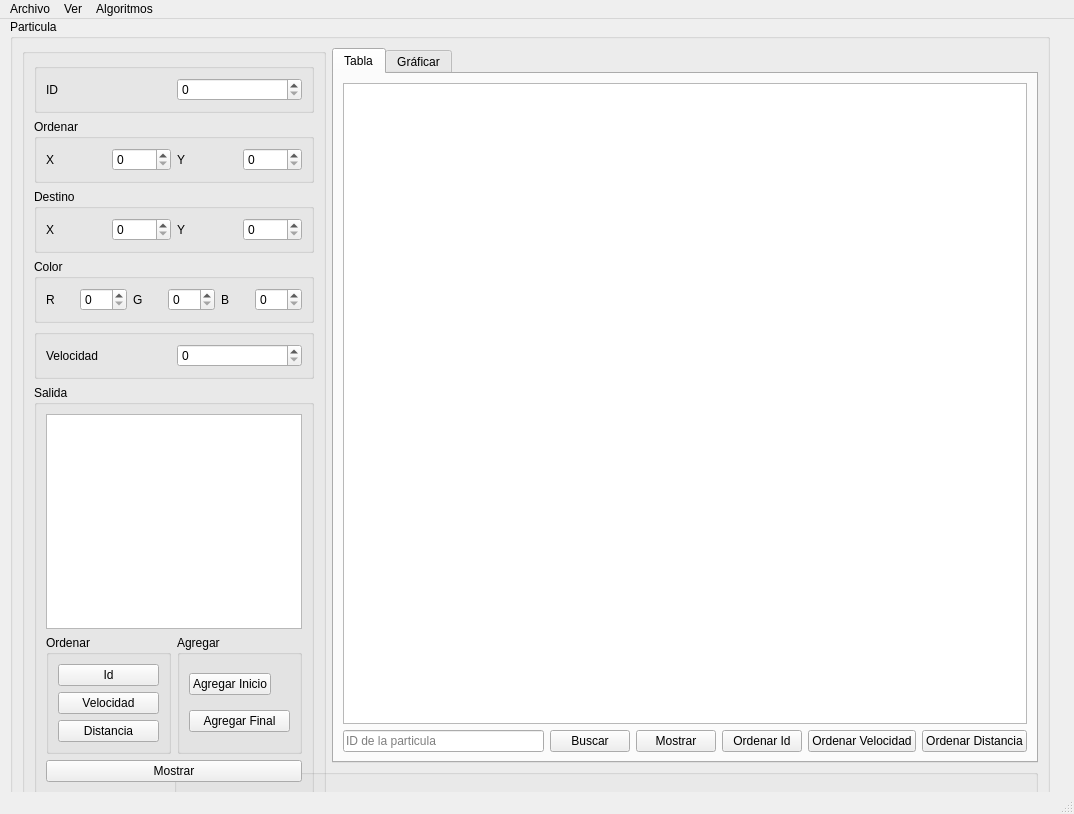
<?xml version="1.0" encoding="UTF-8"?>
<ui version="4.0">
 <class>MainWindow</class>
 <widget class="QMainWindow" name="MainWindow">
  <property name="geometry">
   <rect>
    <x>0</x>
    <y>0</y>
    <width>1074</width>
    <height>814</height>
   </rect>
  </property>
  <property name="windowTitle">
   <string>MainWindow</string>
  </property>
  <widget class="QWidget" name="centralwidget">
   <widget class="QGroupBox" name="groupBox">
    <property name="geometry">
     <rect>
      <x>10</x>
      <y>0</y>
      <width>1040</width>
      <height>799</height>
     </rect>
    </property>
    <property name="title">
     <string>Particula</string>
    </property>
    <layout class="QGridLayout" name="gridLayout_20">
     <item row="0" column="2">
      <widget class="QTabWidget" name="tabWidget">
       <property name="currentIndex">
        <number>0</number>
       </property>
       <widget class="QWidget" name="tab_4">
        <attribute name="title">
         <string>Tabla</string>
        </attribute>
        <layout class="QGridLayout" name="gridLayout_3">
         <item row="1" column="1">
          <widget class="QPushButton" name="buscar_pushButton">
           <property name="text">
            <string>Buscar</string>
           </property>
          </widget>
         </item>
         <item row="1" column="5">
          <widget class="QPushButton" name="sortDist_pushButton">
           <property name="text">
            <string>Ordenar Distancia</string>
           </property>
          </widget>
         </item>
         <item row="1" column="2">
          <widget class="QPushButton" name="mostrar_tabla_pushButton">
           <property name="text">
            <string>Mostrar</string>
           </property>
          </widget>
         </item>
         <item row="0" column="0" colspan="6">
          <widget class="QTableWidget" name="tabla"/>
         </item>
         <item row="1" column="0">
          <widget class="QLineEdit" name="id_lineEdit">
           <property name="text">
            <string/>
           </property>
           <property name="placeholderText">
            <string>ID de la particula</string>
           </property>
          </widget>
         </item>
         <item row="1" column="4">
          <widget class="QPushButton" name="sortVel_pushButton">
           <property name="text">
            <string>Ordenar Velocidad</string>
           </property>
          </widget>
         </item>
         <item row="1" column="3">
          <widget class="QPushButton" name="sortId_pushButton">
           <property name="text">
            <string>Ordenar Id</string>
           </property>
          </widget>
         </item>
        </layout>
       </widget>
       <widget class="QWidget" name="tab_7">
        <attribute name="title">
         <string>Gráficar</string>
        </attribute>
        <layout class="QGridLayout" name="gridLayout_6">
         <item row="1" column="0">
          <widget class="QPushButton" name="dibujar">
           <property name="text">
            <string>Dibujar</string>
           </property>
          </widget>
         </item>
         <item row="1" column="1">
          <widget class="QPushButton" name="limpiar">
           <property name="text">
            <string>Limpiar</string>
           </property>
          </widget>
         </item>
         <item row="0" column="0" colspan="2">
          <widget class="QGraphicsView" name="graphicsView"/>
         </item>
        </layout>
       </widget>
      </widget>
     </item>
     <item row="1" column="1" colspan="2">
      <widget class="QGroupBox" name="groupBox_10">
       <property name="title">
        <string/>
       </property>
       <layout class="QGridLayout" name="gridLayout_17"/>
      </widget>
     </item>
     <item row="0" column="0" rowspan="3" colspan="2">
      <widget class="QGroupBox" name="groupBox_11">
       <property name="title">
        <string/>
       </property>
       <layout class="QGridLayout" name="gridLayout_19">
        <item row="1" column="0">
         <widget class="QGroupBox" name="groupBox_5">
          <property name="title">
           <string>Ordenar</string>
          </property>
          <layout class="QGridLayout" name="gridLayout_14">
           <item row="0" column="1">
            <widget class="QSpinBox" name="origen_x_spinBox">
             <property name="maximum">
              <number>1000</number>
             </property>
            </widget>
           </item>
           <item row="0" column="2">
            <widget class="QLabel" name="label_7">
             <property name="text">
              <string>Y</string>
             </property>
            </widget>
           </item>
           <item row="0" column="3">
            <widget class="QSpinBox" name="origen_y_spinBox">
             <property name="maximum">
              <number>1000</number>
             </property>
            </widget>
           </item>
           <item row="0" column="0">
            <widget class="QLabel" name="label_8">
             <property name="text">
              <string>X</string>
             </property>
            </widget>
           </item>
          </layout>
         </widget>
        </item>
        <item row="2" column="0">
         <widget class="QGroupBox" name="groupBox_8">
          <property name="title">
           <string>Destino</string>
          </property>
          <layout class="QGridLayout" name="gridLayout_15">
           <item row="0" column="0">
            <widget class="QLabel" name="label">
             <property name="text">
              <string>X</string>
             </property>
            </widget>
           </item>
           <item row="0" column="1">
            <widget class="QSpinBox" name="destino_x_spinBox">
             <property name="maximum">
              <number>1000</number>
             </property>
            </widget>
           </item>
           <item row="0" column="2">
            <widget class="QLabel" name="label_2">
             <property name="text">
              <string>Y</string>
             </property>
            </widget>
           </item>
           <item row="0" column="3">
            <widget class="QSpinBox" name="destino_y_spinBox">
             <property name="maximum">
              <number>1000</number>
             </property>
            </widget>
           </item>
          </layout>
         </widget>
        </item>
        <item row="3" column="0">
         <widget class="QGroupBox" name="groupBox_9">
          <property name="title">
           <string>Color</string>
          </property>
          <layout class="QGridLayout" name="gridLayout_2">
           <item row="0" column="0">
            <widget class="QLabel" name="label_4">
             <property name="text">
              <string>R</string>
             </property>
            </widget>
           </item>
           <item row="0" column="1">
            <widget class="QSpinBox" name="red_spinBox">
             <property name="maximum">
              <number>255</number>
             </property>
            </widget>
           </item>
           <item row="0" column="2">
            <widget class="QLabel" name="label_5">
             <property name="text">
              <string>G</string>
             </property>
            </widget>
           </item>
           <item row="0" column="3">
            <widget class="QSpinBox" name="green_spinBox">
             <property name="maximum">
              <number>255</number>
             </property>
            </widget>
           </item>
           <item row="0" column="4">
            <widget class="QLabel" name="label_6">
             <property name="text">
              <string>B</string>
             </property>
            </widget>
           </item>
           <item row="0" column="5">
            <widget class="QSpinBox" name="blue_spinBox">
             <property name="maximum">
              <number>255</number>
             </property>
            </widget>
           </item>
          </layout>
         </widget>
        </item>
        <item row="4" column="0">
         <widget class="QGroupBox" name="groupBox_12">
          <property name="title">
           <string/>
          </property>
          <layout class="QGridLayout" name="gridLayout_18">
           <item row="0" column="1">
            <widget class="QSpinBox" name="velocidad_spinBox">
             <property name="maximum">
              <number>10000</number>
             </property>
            </widget>
           </item>
           <item row="0" column="0">
            <widget class="QLabel" name="label_37">
             <property name="text">
              <string>Velocidad</string>
             </property>
            </widget>
           </item>
          </layout>
         </widget>
        </item>
        <item row="5" column="0">
         <widget class="QGroupBox" name="groupBox_13">
          <property name="title">
           <string>Salida</string>
          </property>
          <layout class="QGridLayout" name="gridLayout_5">
           <item row="0" column="0" colspan="2">
            <widget class="QPlainTextEdit" name="salida_plainTextEdit"/>
           </item>
           <item row="1" column="0">
            <widget class="QGroupBox" name="groupBox_2">
             <property name="title">
              <string>Ordenar</string>
             </property>
             <layout class="QGridLayout" name="gridLayout_4">
              <item row="2" column="0">
               <widget class="QPushButton" name="ordenar_velocidad_pushButton">
                <property name="text">
                 <string>Velocidad</string>
                </property>
               </widget>
              </item>
              <item row="3" column="0">
               <widget class="QPushButton" name="ordenar_distancia_pushButton">
                <property name="text">
                 <string>Distancia</string>
                </property>
               </widget>
              </item>
              <item row="1" column="0">
               <widget class="QPushButton" name="ordenar_id_pushButton">
                <property name="text">
                 <string>Id</string>
                </property>
               </widget>
              </item>
             </layout>
            </widget>
           </item>
           <item row="1" column="1">
            <widget class="QGroupBox" name="groupBox_14">
             <property name="title">
              <string>Agregar</string>
             </property>
             <layout class="QGridLayout" name="gridLayout">
              <item row="3" column="0" colspan="2">
               <widget class="QPushButton" name="agregar_final_pushButton">
                <property name="text">
                 <string>Agregar Final</string>
                </property>
               </widget>
              </item>
              <item row="2" column="0">
               <widget class="QPushButton" name="agregar_inicio_pushButton">
                <property name="text">
                 <string>Agregar Inicio</string>
                </property>
               </widget>
              </item>
             </layout>
            </widget>
           </item>
           <item row="2" column="0" colspan="2">
            <widget class="QPushButton" name="mostrar_pushButton">
             <property name="text">
              <string>Mostrar</string>
             </property>
            </widget>
           </item>
          </layout>
         </widget>
        </item>
        <item row="0" column="0">
         <widget class="QGroupBox" name="groupBox_3">
          <property name="title">
           <string/>
          </property>
          <layout class="QGridLayout" name="gridLayout_13">
           <item row="0" column="0">
            <widget class="QLabel" name="label_9">
             <property name="text">
              <string>ID</string>
             </property>
            </widget>
           </item>
           <item row="0" column="1">
            <widget class="QSpinBox" name="id_spinBox">
             <property name="maximum">
              <number>100000</number>
             </property>
            </widget>
           </item>
          </layout>
         </widget>
        </item>
       </layout>
      </widget>
     </item>
    </layout>
   </widget>
  </widget>
  <widget class="QMenuBar" name="menubar">
   <property name="geometry">
    <rect>
     <x>0</x>
     <y>0</y>
     <width>1074</width>
     <height>27</height>
    </rect>
   </property>
   <widget class="QMenu" name="menuArchivo">
    <property name="title">
     <string>Archivo</string>
    </property>
    <addaction name="actionAbrir"/>
    <addaction name="actionGuardar"/>
   </widget>
   <widget class="QMenu" name="menuVer">
    <property name="title">
     <string>Ver</string>
    </property>
    <addaction name="actionPuntos"/>
    <addaction name="actionMostrar_Grafo"/>
   </widget>
   <widget class="QMenu" name="menuAlgoritmos">
    <property name="title">
     <string>Algoritmos</string>
    </property>
    <addaction name="actionPuntos_mas_cercanos"/>
    <addaction name="actionRecorrido_de_Grafo"/>
    <addaction name="actionPrim"/>
    <addaction name="actionKruskal"/>
    <addaction name="actionDijkstra"/>
   </widget>
   <addaction name="menuArchivo"/>
   <addaction name="menuVer"/>
   <addaction name="menuAlgoritmos"/>
  </widget>
  <widget class="QStatusBar" name="statusbar"/>
  <action name="actionAbrir">
   <property name="text">
    <string>Abrir Archivo</string>
   </property>
   <property name="shortcut">
    <string>Ctrl+O</string>
   </property>
  </action>
  <action name="actionGuardar">
   <property name="text">
    <string>Guardar Archivo</string>
   </property>
   <property name="shortcut">
    <string>Ctrl+S</string>
   </property>
  </action>
  <action name="actionPuntos">
   <property name="text">
    <string>Puntos</string>
   </property>
  </action>
  <action name="actionPuntos_mas_cercanos">
   <property name="text">
    <string>Puntos mas cercanos</string>
   </property>
  </action>
  <action name="actionMostrar_Grafo">
   <property name="text">
    <string>Mostrar Grafo</string>
   </property>
  </action>
  <action name="actionRecorrido_de_Grafo">
   <property name="text">
    <string>Recorrido de Grafo</string>
   </property>
  </action>
  <action name="actionPrim">
   <property name="text">
    <string>Prim</string>
   </property>
  </action>
  <action name="actionKruskal">
   <property name="text">
    <string>Kruskal</string>
   </property>
  </action>
  <action name="actionDijkstra">
   <property name="text">
    <string>Dijkstra</string>
   </property>
  </action>
 </widget>
 <resources/>
 <connections/>
</ui>
